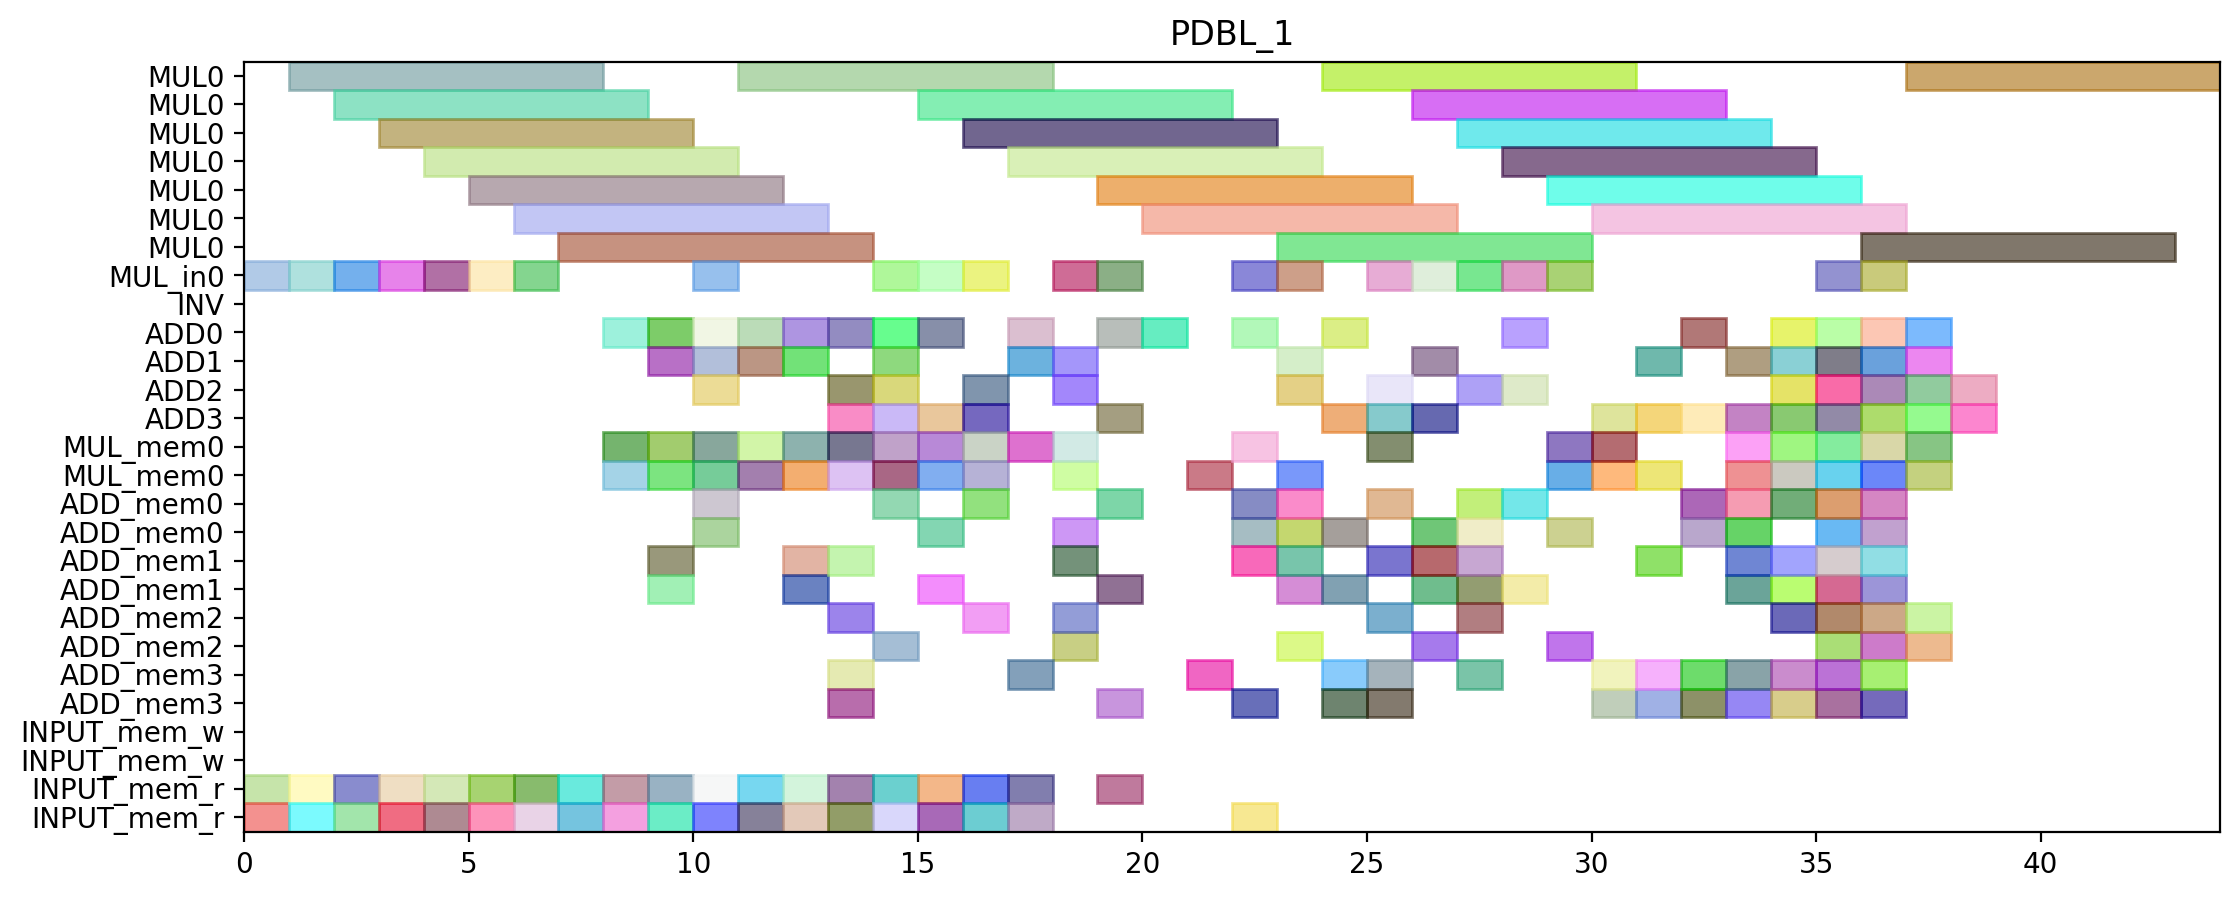

Source code (Python):
from pyschedule import Scenario, solvers, plotters, alt


def solve():
	horizon = 109
	S = Scenario("PDBL_1", horizon=horizon)

	# resource
	MUL = S.Resources('MUL', num=1, size=7)
	MUL_in = S.Resources('MUL_in', num=1)
	INV = S.Resource('INV')
	ADD = S.Resources('ADD', num=4, periods=range(1, horizon))
	MUL_mem = S.Resources('MUL_mem', num=1, size=2)
	ADD_mem = S.Resources('ADD_mem', num=4, size=2)
	INPUT_mem_w = S.Resource('INPUT_mem_w', size=2)
	INPUT_mem_r = S.Resource('INPUT_mem_r', size=2)

	# result of previous scheduling
	t10_t1_in = S.Task('t10_t1_in', length=1, delay_cost=1)
	S += t10_t1_in >= 0
	t10_t1_in += MUL_in[0]

	t10_t1_mem0 = S.Task('t10_t1_mem0', length=1, delay_cost=1)
	S += t10_t1_mem0 >= 0
	t10_t1_mem0 += INPUT_mem_r

	t10_t1_mem1 = S.Task('t10_t1_mem1', length=1, delay_cost=1)
	S += t10_t1_mem1 >= 0
	t10_t1_mem1 += INPUT_mem_r

	t10_t0_in = S.Task('t10_t0_in', length=1, delay_cost=1)
	S += t10_t0_in >= 1
	t10_t0_in += MUL_in[0]

	t10_t0_mem0 = S.Task('t10_t0_mem0', length=1, delay_cost=1)
	S += t10_t0_mem0 >= 1
	t10_t0_mem0 += INPUT_mem_r

	t10_t0_mem1 = S.Task('t10_t0_mem1', length=1, delay_cost=1)
	S += t10_t0_mem1 >= 1
	t10_t0_mem1 += INPUT_mem_r

	t10_t1 = S.Task('t10_t1', length=7, delay_cost=1)
	S += t10_t1 >= 1
	t10_t1 += MUL[0]

	t10_t0 = S.Task('t10_t0', length=7, delay_cost=1)
	S += t10_t0 >= 2
	t10_t0 += MUL[0]

	t1_t3_in = S.Task('t1_t3_in', length=1, delay_cost=1)
	S += t1_t3_in >= 2
	t1_t3_in += MUL_in[0]

	t1_t3_mem0 = S.Task('t1_t3_mem0', length=1, delay_cost=1)
	S += t1_t3_mem0 >= 2
	t1_t3_mem0 += INPUT_mem_r

	t1_t3_mem1 = S.Task('t1_t3_mem1', length=1, delay_cost=1)
	S += t1_t3_mem1 >= 2
	t1_t3_mem1 += INPUT_mem_r

	t1_t3 = S.Task('t1_t3', length=7, delay_cost=1)
	S += t1_t3 >= 3
	t1_t3 += MUL[0]

	t5_t1_in = S.Task('t5_t1_in', length=1, delay_cost=1)
	S += t5_t1_in >= 3
	t5_t1_in += MUL_in[0]

	t5_t1_mem0 = S.Task('t5_t1_mem0', length=1, delay_cost=1)
	S += t5_t1_mem0 >= 3
	t5_t1_mem0 += INPUT_mem_r

	t5_t1_mem1 = S.Task('t5_t1_mem1', length=1, delay_cost=1)
	S += t5_t1_mem1 >= 3
	t5_t1_mem1 += INPUT_mem_r

	t5_t1 = S.Task('t5_t1', length=7, delay_cost=1)
	S += t5_t1 >= 4
	t5_t1 += MUL[0]

	t7_t3_in = S.Task('t7_t3_in', length=1, delay_cost=1)
	S += t7_t3_in >= 4
	t7_t3_in += MUL_in[0]

	t7_t3_mem0 = S.Task('t7_t3_mem0', length=1, delay_cost=1)
	S += t7_t3_mem0 >= 4
	t7_t3_mem0 += INPUT_mem_r

	t7_t3_mem1 = S.Task('t7_t3_mem1', length=1, delay_cost=1)
	S += t7_t3_mem1 >= 4
	t7_t3_mem1 += INPUT_mem_r

	t5_t0_in = S.Task('t5_t0_in', length=1, delay_cost=1)
	S += t5_t0_in >= 5
	t5_t0_in += MUL_in[0]

	t5_t0_mem0 = S.Task('t5_t0_mem0', length=1, delay_cost=1)
	S += t5_t0_mem0 >= 5
	t5_t0_mem0 += INPUT_mem_r

	t5_t0_mem1 = S.Task('t5_t0_mem1', length=1, delay_cost=1)
	S += t5_t0_mem1 >= 5
	t5_t0_mem1 += INPUT_mem_r

	t7_t3 = S.Task('t7_t3', length=7, delay_cost=1)
	S += t7_t3 >= 5
	t7_t3 += MUL[0]

	t0_t3_in = S.Task('t0_t3_in', length=1, delay_cost=1)
	S += t0_t3_in >= 6
	t0_t3_in += MUL_in[0]

	t0_t3_mem0 = S.Task('t0_t3_mem0', length=1, delay_cost=1)
	S += t0_t3_mem0 >= 6
	t0_t3_mem0 += INPUT_mem_r

	t0_t3_mem1 = S.Task('t0_t3_mem1', length=1, delay_cost=1)
	S += t0_t3_mem1 >= 6
	t0_t3_mem1 += INPUT_mem_r

	t5_t0 = S.Task('t5_t0', length=7, delay_cost=1)
	S += t5_t0 >= 6
	t5_t0 += MUL[0]

	t0_t3 = S.Task('t0_t3', length=7, delay_cost=1)
	S += t0_t3 >= 7
	t0_t3 += MUL[0]

	t2_t2_mem0 = S.Task('t2_t2_mem0', length=1, delay_cost=1)
	S += t2_t2_mem0 >= 7
	t2_t2_mem0 += INPUT_mem_r

	t2_t2_mem1 = S.Task('t2_t2_mem1', length=1, delay_cost=1)
	S += t2_t2_mem1 >= 7
	t2_t2_mem1 += INPUT_mem_r

	t2_t2 = S.Task('t2_t2', length=1, delay_cost=1)
	S += t2_t2 >= 8
	t2_t2 += ADD[0]

	t5_t3_mem0 = S.Task('t5_t3_mem0', length=1, delay_cost=1)
	S += t5_t3_mem0 >= 8
	t5_t3_mem0 += INPUT_mem_r

	t5_t3_mem1 = S.Task('t5_t3_mem1', length=1, delay_cost=1)
	S += t5_t3_mem1 >= 8
	t5_t3_mem1 += INPUT_mem_r

	t5_t2_mem0 = S.Task('t5_t2_mem0', length=1, delay_cost=1)
	S += t5_t2_mem0 >= 9
	t5_t2_mem0 += INPUT_mem_r

	t5_t2_mem1 = S.Task('t5_t2_mem1', length=1, delay_cost=1)
	S += t5_t2_mem1 >= 9
	t5_t2_mem1 += INPUT_mem_r

	t5_t3 = S.Task('t5_t3', length=1, delay_cost=1)
	S += t5_t3 >= 9
	t5_t3 += ADD[0]

	t5_t2 = S.Task('t5_t2', length=1, delay_cost=1)
	S += t5_t2 >= 10
	t5_t2 += ADD[0]

	t7_t0_mem0 = S.Task('t7_t0_mem0', length=1, delay_cost=1)
	S += t7_t0_mem0 >= 10
	t7_t0_mem0 += INPUT_mem_r

	t7_t0_mem1 = S.Task('t7_t0_mem1', length=1, delay_cost=1)
	S += t7_t0_mem1 >= 10
	t7_t0_mem1 += INPUT_mem_r

	t1_t1_mem0 = S.Task('t1_t1_mem0', length=1, delay_cost=1)
	S += t1_t1_mem0 >= 11
	t1_t1_mem0 += INPUT_mem_r

	t1_t1_mem1 = S.Task('t1_t1_mem1', length=1, delay_cost=1)
	S += t1_t1_mem1 >= 11
	t1_t1_mem1 += INPUT_mem_r

	t7_t0 = S.Task('t7_t0', length=1, delay_cost=1)
	S += t7_t0 >= 11
	t7_t0 += ADD[1]

	t10_t2_mem0 = S.Task('t10_t2_mem0', length=1, delay_cost=1)
	S += t10_t2_mem0 >= 12
	t10_t2_mem0 += INPUT_mem_r

	t10_t2_mem1 = S.Task('t10_t2_mem1', length=1, delay_cost=1)
	S += t10_t2_mem1 >= 12
	t10_t2_mem1 += INPUT_mem_r

	t1_t1 = S.Task('t1_t1', length=1, delay_cost=1)
	S += t1_t1 >= 12
	t1_t1 += ADD[0]

	t10_t2 = S.Task('t10_t2', length=1, delay_cost=1)
	S += t10_t2 >= 13
	t10_t2 += ADD[0]

	t1_t0_mem0 = S.Task('t1_t0_mem0', length=1, delay_cost=1)
	S += t1_t0_mem0 >= 13
	t1_t0_mem0 += INPUT_mem_r

	t1_t0_mem1 = S.Task('t1_t0_mem1', length=1, delay_cost=1)
	S += t1_t0_mem1 >= 13
	t1_t0_mem1 += INPUT_mem_r

	t1_t0 = S.Task('t1_t0', length=1, delay_cost=1)
	S += t1_t0 >= 14
	t1_t0 += ADD[2]

	t7_t1_mem0 = S.Task('t7_t1_mem0', length=1, delay_cost=1)
	S += t7_t1_mem0 >= 14
	t7_t1_mem0 += INPUT_mem_r

	t7_t1_mem1 = S.Task('t7_t1_mem1', length=1, delay_cost=1)
	S += t7_t1_mem1 >= 14
	t7_t1_mem1 += INPUT_mem_r

	t10_t3_mem0 = S.Task('t10_t3_mem0', length=1, delay_cost=1)
	S += t10_t3_mem0 >= 15
	t10_t3_mem0 += INPUT_mem_r

	t10_t3_mem1 = S.Task('t10_t3_mem1', length=1, delay_cost=1)
	S += t10_t3_mem1 >= 15
	t10_t3_mem1 += INPUT_mem_r

	t7_t1 = S.Task('t7_t1', length=1, delay_cost=1)
	S += t7_t1 >= 15
	t7_t1 += ADD[0]

	t0_t0_mem0 = S.Task('t0_t0_mem0', length=1, delay_cost=1)
	S += t0_t0_mem0 >= 16
	t0_t0_mem0 += INPUT_mem_r

	t0_t0_mem1 = S.Task('t0_t0_mem1', length=1, delay_cost=1)
	S += t0_t0_mem1 >= 16
	t0_t0_mem1 += INPUT_mem_r

	t10_t3 = S.Task('t10_t3', length=1, delay_cost=1)
	S += t10_t3 >= 16
	t10_t3 += ADD[2]

	t0_t0 = S.Task('t0_t0', length=1, delay_cost=1)
	S += t0_t0 >= 17
	t0_t0 += ADD[0]

	t0_t1_mem0 = S.Task('t0_t1_mem0', length=1, delay_cost=1)
	S += t0_t1_mem0 >= 17
	t0_t1_mem0 += INPUT_mem_r

	t0_t1_mem1 = S.Task('t0_t1_mem1', length=1, delay_cost=1)
	S += t0_t1_mem1 >= 17
	t0_t1_mem1 += INPUT_mem_r

	t0_t1 = S.Task('t0_t1', length=1, delay_cost=1)
	S += t0_t1 >= 18
	t0_t1 += ADD[1]


	# new tasks
	t0_t2_in = S.Task('t0_t2_in', length=1, delay_cost=1)
	t0_t2_in += alt(MUL_in)
	t0_t2 = S.Task('t0_t2', length=7, delay_cost=1)
	t0_t2 += alt(MUL)
	S += t0_t2>=t0_t2_in

	t0_t2_mem0 = S.Task('t0_t2_mem0', length=1, delay_cost=1)
	t0_t2_mem0 += ADD_mem[0]
	S += 17<t0_t2_mem0
	S += t0_t2_mem0<=t0_t2

	t0_t2_mem1 = S.Task('t0_t2_mem1', length=1, delay_cost=1)
	t0_t2_mem1 += ADD_mem[1]
	S += 18<t0_t2_mem1
	S += t0_t2_mem1<=t0_t2

	t0_t5 = S.Task('t0_t5', length=1, delay_cost=1)
	t0_t5 += alt(ADD)

	t0_t5_mem0 = S.Task('t0_t5_mem0', length=1, delay_cost=1)
	t0_t5_mem0 += MUL_mem[0]
	S += 13<t0_t5_mem0
	S += t0_t5_mem0<=t0_t5

	t0_t5_mem1 = S.Task('t0_t5_mem1', length=1, delay_cost=1)
	t0_t5_mem1 += MUL_mem[0]
	S += 13<t0_t5_mem1
	S += t0_t5_mem1<=t0_t5

	t01 = S.Task('t01', length=1, delay_cost=1)
	t01 += alt(ADD)

	t01_mem0 = S.Task('t01_mem0', length=1, delay_cost=1)
	t01_mem0 += MUL_mem[0]
	S += 13<t01_mem0
	S += t01_mem0<=t01

	t01_mem1 = S.Task('t01_mem1', length=1, delay_cost=1)
	t01_mem1 += MUL_mem[0]
	S += 13<t01_mem1
	S += t01_mem1<=t01

	t1_t2_in = S.Task('t1_t2_in', length=1, delay_cost=1)
	t1_t2_in += alt(MUL_in)
	t1_t2 = S.Task('t1_t2', length=7, delay_cost=1)
	t1_t2 += alt(MUL)
	S += t1_t2>=t1_t2_in

	t1_t2_mem0 = S.Task('t1_t2_mem0', length=1, delay_cost=1)
	t1_t2_mem0 += ADD_mem[2]
	S += 14<t1_t2_mem0
	S += t1_t2_mem0<=t1_t2

	t1_t2_mem1 = S.Task('t1_t2_mem1', length=1, delay_cost=1)
	t1_t2_mem1 += ADD_mem[0]
	S += 12<t1_t2_mem1
	S += t1_t2_mem1<=t1_t2

	t1_t5 = S.Task('t1_t5', length=1, delay_cost=1)
	t1_t5 += alt(ADD)

	t1_t5_mem0 = S.Task('t1_t5_mem0', length=1, delay_cost=1)
	t1_t5_mem0 += MUL_mem[0]
	S += 9<t1_t5_mem0
	S += t1_t5_mem0<=t1_t5

	t1_t5_mem1 = S.Task('t1_t5_mem1', length=1, delay_cost=1)
	t1_t5_mem1 += MUL_mem[0]
	S += 9<t1_t5_mem1
	S += t1_t5_mem1<=t1_t5

	t11 = S.Task('t11', length=1, delay_cost=1)
	t11 += alt(ADD)

	t11_mem0 = S.Task('t11_mem0', length=1, delay_cost=1)
	t11_mem0 += MUL_mem[0]
	S += 9<t11_mem0
	S += t11_mem0<=t11

	t11_mem1 = S.Task('t11_mem1', length=1, delay_cost=1)
	t11_mem1 += MUL_mem[0]
	S += 9<t11_mem1
	S += t11_mem1<=t11

	t5_t4_in = S.Task('t5_t4_in', length=1, delay_cost=1)
	t5_t4_in += alt(MUL_in)
	t5_t4 = S.Task('t5_t4', length=7, delay_cost=1)
	t5_t4 += alt(MUL)
	S += t5_t4>=t5_t4_in

	t5_t4_mem0 = S.Task('t5_t4_mem0', length=1, delay_cost=1)
	t5_t4_mem0 += ADD_mem[0]
	S += 10<t5_t4_mem0
	S += t5_t4_mem0<=t5_t4

	t5_t4_mem1 = S.Task('t5_t4_mem1', length=1, delay_cost=1)
	t5_t4_mem1 += ADD_mem[0]
	S += 9<t5_t4_mem1
	S += t5_t4_mem1<=t5_t4

	t50 = S.Task('t50', length=1, delay_cost=1)
	t50 += alt(ADD)

	t50_mem0 = S.Task('t50_mem0', length=1, delay_cost=1)
	t50_mem0 += MUL_mem[0]
	S += 12<t50_mem0
	S += t50_mem0<=t50

	t50_mem1 = S.Task('t50_mem1', length=1, delay_cost=1)
	t50_mem1 += MUL_mem[0]
	S += 10<t50_mem1
	S += t50_mem1<=t50

	t5_t5 = S.Task('t5_t5', length=1, delay_cost=1)
	t5_t5 += alt(ADD)

	t5_t5_mem0 = S.Task('t5_t5_mem0', length=1, delay_cost=1)
	t5_t5_mem0 += MUL_mem[0]
	S += 12<t5_t5_mem0
	S += t5_t5_mem0<=t5_t5

	t5_t5_mem1 = S.Task('t5_t5_mem1', length=1, delay_cost=1)
	t5_t5_mem1 += MUL_mem[0]
	S += 10<t5_t5_mem1
	S += t5_t5_mem1<=t5_t5

	t7_t2_in = S.Task('t7_t2_in', length=1, delay_cost=1)
	t7_t2_in += alt(MUL_in)
	t7_t2 = S.Task('t7_t2', length=7, delay_cost=1)
	t7_t2 += alt(MUL)
	S += t7_t2>=t7_t2_in

	t7_t2_mem0 = S.Task('t7_t2_mem0', length=1, delay_cost=1)
	t7_t2_mem0 += ADD_mem[1]
	S += 11<t7_t2_mem0
	S += t7_t2_mem0<=t7_t2

	t7_t2_mem1 = S.Task('t7_t2_mem1', length=1, delay_cost=1)
	t7_t2_mem1 += ADD_mem[0]
	S += 15<t7_t2_mem1
	S += t7_t2_mem1<=t7_t2

	t7_t5 = S.Task('t7_t5', length=1, delay_cost=1)
	t7_t5 += alt(ADD)

	t7_t5_mem0 = S.Task('t7_t5_mem0', length=1, delay_cost=1)
	t7_t5_mem0 += MUL_mem[0]
	S += 11<t7_t5_mem0
	S += t7_t5_mem0<=t7_t5

	t7_t5_mem1 = S.Task('t7_t5_mem1', length=1, delay_cost=1)
	t7_t5_mem1 += MUL_mem[0]
	S += 11<t7_t5_mem1
	S += t7_t5_mem1<=t7_t5

	t71 = S.Task('t71', length=1, delay_cost=1)
	t71 += alt(ADD)

	t71_mem0 = S.Task('t71_mem0', length=1, delay_cost=1)
	t71_mem0 += MUL_mem[0]
	S += 11<t71_mem0
	S += t71_mem0<=t71

	t71_mem1 = S.Task('t71_mem1', length=1, delay_cost=1)
	t71_mem1 += MUL_mem[0]
	S += 11<t71_mem1
	S += t71_mem1<=t71

	t10_t4_in = S.Task('t10_t4_in', length=1, delay_cost=1)
	t10_t4_in += alt(MUL_in)
	t10_t4 = S.Task('t10_t4', length=7, delay_cost=1)
	t10_t4 += alt(MUL)
	S += t10_t4>=t10_t4_in

	t10_t4_mem0 = S.Task('t10_t4_mem0', length=1, delay_cost=1)
	t10_t4_mem0 += ADD_mem[0]
	S += 13<t10_t4_mem0
	S += t10_t4_mem0<=t10_t4

	t10_t4_mem1 = S.Task('t10_t4_mem1', length=1, delay_cost=1)
	t10_t4_mem1 += ADD_mem[2]
	S += 16<t10_t4_mem1
	S += t10_t4_mem1<=t10_t4

	t100 = S.Task('t100', length=1, delay_cost=1)
	t100 += alt(ADD)

	t100_mem0 = S.Task('t100_mem0', length=1, delay_cost=1)
	t100_mem0 += MUL_mem[0]
	S += 8<t100_mem0
	S += t100_mem0<=t100

	t100_mem1 = S.Task('t100_mem1', length=1, delay_cost=1)
	t100_mem1 += MUL_mem[0]
	S += 7<t100_mem1
	S += t100_mem1<=t100

	t10_t5 = S.Task('t10_t5', length=1, delay_cost=1)
	t10_t5 += alt(ADD)

	t10_t5_mem0 = S.Task('t10_t5_mem0', length=1, delay_cost=1)
	t10_t5_mem0 += MUL_mem[0]
	S += 8<t10_t5_mem0
	S += t10_t5_mem0<=t10_t5

	t10_t5_mem1 = S.Task('t10_t5_mem1', length=1, delay_cost=1)
	t10_t5_mem1 += MUL_mem[0]
	S += 7<t10_t5_mem1
	S += t10_t5_mem1<=t10_t5

	t00 = S.Task('t00', length=1, delay_cost=1)
	t00 += alt(ADD)

	t00_mem0 = S.Task('t00_mem0', length=1, delay_cost=1)
	t00_mem0 += alt(MUL_mem)
	S += (t0_t2*MUL[0])-1<t00_mem0*MUL_mem[0]
	S += t00_mem0<=t00

	t00_mem1 = S.Task('t00_mem1', length=1, delay_cost=1)
	t00_mem1 += alt(ADD_mem)
	S += (t0_t5*ADD[0])-1<t00_mem1*ADD_mem[0]
	S += (t0_t5*ADD[1])-1<t00_mem1*ADD_mem[1]
	S += (t0_t5*ADD[2])-1<t00_mem1*ADD_mem[2]
	S += (t0_t5*ADD[3])-1<t00_mem1*ADD_mem[3]
	S += t00_mem1<=t00

	t10 = S.Task('t10', length=1, delay_cost=1)
	t10 += alt(ADD)

	t10_mem0 = S.Task('t10_mem0', length=1, delay_cost=1)
	t10_mem0 += alt(MUL_mem)
	S += (t1_t2*MUL[0])-1<t10_mem0*MUL_mem[0]
	S += t10_mem0<=t10

	t10_mem1 = S.Task('t10_mem1', length=1, delay_cost=1)
	t10_mem1 += alt(ADD_mem)
	S += (t1_t5*ADD[0])-1<t10_mem1*ADD_mem[0]
	S += (t1_t5*ADD[1])-1<t10_mem1*ADD_mem[1]
	S += (t1_t5*ADD[2])-1<t10_mem1*ADD_mem[2]
	S += (t1_t5*ADD[3])-1<t10_mem1*ADD_mem[3]
	S += t10_mem1<=t10

	t2_t1_in = S.Task('t2_t1_in', length=1, delay_cost=1)
	t2_t1_in += alt(MUL_in)
	t2_t1 = S.Task('t2_t1', length=7, delay_cost=1)
	t2_t1 += alt(MUL)
	S += t2_t1>=t2_t1_in

	t2_t1_mem0 = S.Task('t2_t1_mem0', length=1, delay_cost=1)
	t2_t1_mem0 += INPUT_mem_r
	S += t2_t1_mem0<=t2_t1

	t2_t1_mem1 = S.Task('t2_t1_mem1', length=1, delay_cost=1)
	t2_t1_mem1 += alt(ADD_mem)
	S += (t11*ADD[0])-1<t2_t1_mem1*ADD_mem[0]
	S += (t11*ADD[1])-1<t2_t1_mem1*ADD_mem[1]
	S += (t11*ADD[2])-1<t2_t1_mem1*ADD_mem[2]
	S += (t11*ADD[3])-1<t2_t1_mem1*ADD_mem[3]
	S += t2_t1_mem1<=t2_t1

	t51 = S.Task('t51', length=1, delay_cost=1)
	t51 += alt(ADD)

	t51_mem0 = S.Task('t51_mem0', length=1, delay_cost=1)
	t51_mem0 += alt(MUL_mem)
	S += (t5_t4*MUL[0])-1<t51_mem0*MUL_mem[0]
	S += t51_mem0<=t51

	t51_mem1 = S.Task('t51_mem1', length=1, delay_cost=1)
	t51_mem1 += alt(ADD_mem)
	S += (t5_t5*ADD[0])-1<t51_mem1*ADD_mem[0]
	S += (t5_t5*ADD[1])-1<t51_mem1*ADD_mem[1]
	S += (t5_t5*ADD[2])-1<t51_mem1*ADD_mem[2]
	S += (t5_t5*ADD[3])-1<t51_mem1*ADD_mem[3]
	S += t51_mem1<=t51

	t60 = S.Task('t60', length=1, delay_cost=1)
	t60 += alt(ADD)

	t60_mem0 = S.Task('t60_mem0', length=1, delay_cost=1)
	t60_mem0 += alt(ADD_mem)
	S += (t50*ADD[0])-1<t60_mem0*ADD_mem[0]
	S += (t50*ADD[1])-1<t60_mem0*ADD_mem[1]
	S += (t50*ADD[2])-1<t60_mem0*ADD_mem[2]
	S += (t50*ADD[3])-1<t60_mem0*ADD_mem[3]
	S += t60_mem0<=t60

	t60_mem1 = S.Task('t60_mem1', length=1, delay_cost=1)
	t60_mem1 += alt(ADD_mem)
	S += (t50*ADD[0])-1<t60_mem1*ADD_mem[0]
	S += (t50*ADD[1])-1<t60_mem1*ADD_mem[1]
	S += (t50*ADD[2])-1<t60_mem1*ADD_mem[2]
	S += (t50*ADD[3])-1<t60_mem1*ADD_mem[3]
	S += t60_mem1<=t60

	t70 = S.Task('t70', length=1, delay_cost=1)
	t70 += alt(ADD)

	t70_mem0 = S.Task('t70_mem0', length=1, delay_cost=1)
	t70_mem0 += alt(MUL_mem)
	S += (t7_t2*MUL[0])-1<t70_mem0*MUL_mem[0]
	S += t70_mem0<=t70

	t70_mem1 = S.Task('t70_mem1', length=1, delay_cost=1)
	t70_mem1 += alt(ADD_mem)
	S += (t7_t5*ADD[0])-1<t70_mem1*ADD_mem[0]
	S += (t7_t5*ADD[1])-1<t70_mem1*ADD_mem[1]
	S += (t7_t5*ADD[2])-1<t70_mem1*ADD_mem[2]
	S += (t7_t5*ADD[3])-1<t70_mem1*ADD_mem[3]
	S += t70_mem1<=t70

	t81 = S.Task('t81', length=1, delay_cost=1)
	t81 += alt(ADD)

	t81_mem0 = S.Task('t81_mem0', length=1, delay_cost=1)
	t81_mem0 += alt(ADD_mem)
	S += (t71*ADD[0])-1<t81_mem0*ADD_mem[0]
	S += (t71*ADD[1])-1<t81_mem0*ADD_mem[1]
	S += (t71*ADD[2])-1<t81_mem0*ADD_mem[2]
	S += (t71*ADD[3])-1<t81_mem0*ADD_mem[3]
	S += t81_mem0<=t81

	t81_mem1 = S.Task('t81_mem1', length=1, delay_cost=1)
	t81_mem1 += alt(ADD_mem)
	S += (t71*ADD[0])-1<t81_mem1*ADD_mem[0]
	S += (t71*ADD[1])-1<t81_mem1*ADD_mem[1]
	S += (t71*ADD[2])-1<t81_mem1*ADD_mem[2]
	S += (t71*ADD[3])-1<t81_mem1*ADD_mem[3]
	S += t81_mem1<=t81

	t101 = S.Task('t101', length=1, delay_cost=1)
	t101 += alt(ADD)

	t101_mem0 = S.Task('t101_mem0', length=1, delay_cost=1)
	t101_mem0 += alt(MUL_mem)
	S += (t10_t4*MUL[0])-1<t101_mem0*MUL_mem[0]
	S += t101_mem0<=t101

	t101_mem1 = S.Task('t101_mem1', length=1, delay_cost=1)
	t101_mem1 += alt(ADD_mem)
	S += (t10_t5*ADD[0])-1<t101_mem1*ADD_mem[0]
	S += (t10_t5*ADD[1])-1<t101_mem1*ADD_mem[1]
	S += (t10_t5*ADD[2])-1<t101_mem1*ADD_mem[2]
	S += (t10_t5*ADD[3])-1<t101_mem1*ADD_mem[3]
	S += t101_mem1<=t101

	t110 = S.Task('t110', length=1, delay_cost=1)
	t110 += alt(ADD)

	t110_mem0 = S.Task('t110_mem0', length=1, delay_cost=1)
	t110_mem0 += alt(ADD_mem)
	S += (t100*ADD[0])-1<t110_mem0*ADD_mem[0]
	S += (t100*ADD[1])-1<t110_mem0*ADD_mem[1]
	S += (t100*ADD[2])-1<t110_mem0*ADD_mem[2]
	S += (t100*ADD[3])-1<t110_mem0*ADD_mem[3]
	S += t110_mem0<=t110

	t110_mem1 = S.Task('t110_mem1', length=1, delay_cost=1)
	t110_mem1 += alt(ADD_mem)
	S += (t100*ADD[0])-1<t110_mem1*ADD_mem[0]
	S += (t100*ADD[1])-1<t110_mem1*ADD_mem[1]
	S += (t100*ADD[2])-1<t110_mem1*ADD_mem[2]
	S += (t100*ADD[3])-1<t110_mem1*ADD_mem[3]
	S += t110_mem1<=t110

	t2_t0_in = S.Task('t2_t0_in', length=1, delay_cost=1)
	t2_t0_in += alt(MUL_in)
	t2_t0 = S.Task('t2_t0', length=7, delay_cost=1)
	t2_t0 += alt(MUL)
	S += t2_t0>=t2_t0_in

	t2_t0_mem0 = S.Task('t2_t0_mem0', length=1, delay_cost=1)
	t2_t0_mem0 += INPUT_mem_r
	S += t2_t0_mem0<=t2_t0

	t2_t0_mem1 = S.Task('t2_t0_mem1', length=1, delay_cost=1)
	t2_t0_mem1 += alt(ADD_mem)
	S += (t10*ADD[0])-1<t2_t0_mem1*ADD_mem[0]
	S += (t10*ADD[1])-1<t2_t0_mem1*ADD_mem[1]
	S += (t10*ADD[2])-1<t2_t0_mem1*ADD_mem[2]
	S += (t10*ADD[3])-1<t2_t0_mem1*ADD_mem[3]
	S += t2_t0_mem1<=t2_t0

	t2_t3 = S.Task('t2_t3', length=1, delay_cost=1)
	t2_t3 += alt(ADD)

	t2_t3_mem0 = S.Task('t2_t3_mem0', length=1, delay_cost=1)
	t2_t3_mem0 += alt(ADD_mem)
	S += (t10*ADD[0])-1<t2_t3_mem0*ADD_mem[0]
	S += (t10*ADD[1])-1<t2_t3_mem0*ADD_mem[1]
	S += (t10*ADD[2])-1<t2_t3_mem0*ADD_mem[2]
	S += (t10*ADD[3])-1<t2_t3_mem0*ADD_mem[3]
	S += t2_t3_mem0<=t2_t3

	t2_t3_mem1 = S.Task('t2_t3_mem1', length=1, delay_cost=1)
	t2_t3_mem1 += alt(ADD_mem)
	S += (t11*ADD[0])-1<t2_t3_mem1*ADD_mem[0]
	S += (t11*ADD[1])-1<t2_t3_mem1*ADD_mem[1]
	S += (t11*ADD[2])-1<t2_t3_mem1*ADD_mem[2]
	S += (t11*ADD[3])-1<t2_t3_mem1*ADD_mem[3]
	S += t2_t3_mem1<=t2_t3

	t61 = S.Task('t61', length=1, delay_cost=1)
	t61 += alt(ADD)

	t61_mem0 = S.Task('t61_mem0', length=1, delay_cost=1)
	t61_mem0 += alt(ADD_mem)
	S += (t51*ADD[0])-1<t61_mem0*ADD_mem[0]
	S += (t51*ADD[1])-1<t61_mem0*ADD_mem[1]
	S += (t51*ADD[2])-1<t61_mem0*ADD_mem[2]
	S += (t51*ADD[3])-1<t61_mem0*ADD_mem[3]
	S += t61_mem0<=t61

	t61_mem1 = S.Task('t61_mem1', length=1, delay_cost=1)
	t61_mem1 += alt(ADD_mem)
	S += (t51*ADD[0])-1<t61_mem1*ADD_mem[0]
	S += (t51*ADD[1])-1<t61_mem1*ADD_mem[1]
	S += (t51*ADD[2])-1<t61_mem1*ADD_mem[2]
	S += (t51*ADD[3])-1<t61_mem1*ADD_mem[3]
	S += t61_mem1<=t61

	t80 = S.Task('t80', length=1, delay_cost=1)
	t80 += alt(ADD)

	t80_mem0 = S.Task('t80_mem0', length=1, delay_cost=1)
	t80_mem0 += alt(ADD_mem)
	S += (t70*ADD[0])-1<t80_mem0*ADD_mem[0]
	S += (t70*ADD[1])-1<t80_mem0*ADD_mem[1]
	S += (t70*ADD[2])-1<t80_mem0*ADD_mem[2]
	S += (t70*ADD[3])-1<t80_mem0*ADD_mem[3]
	S += t80_mem0<=t80

	t80_mem1 = S.Task('t80_mem1', length=1, delay_cost=1)
	t80_mem1 += alt(ADD_mem)
	S += (t70*ADD[0])-1<t80_mem1*ADD_mem[0]
	S += (t70*ADD[1])-1<t80_mem1*ADD_mem[1]
	S += (t70*ADD[2])-1<t80_mem1*ADD_mem[2]
	S += (t70*ADD[3])-1<t80_mem1*ADD_mem[3]
	S += t80_mem1<=t80

	t91 = S.Task('t91', length=1, delay_cost=1)
	t91 += alt(ADD)

	t91_mem0 = S.Task('t91_mem0', length=1, delay_cost=1)
	t91_mem0 += alt(ADD_mem)
	S += (t81*ADD[0])-1<t91_mem0*ADD_mem[0]
	S += (t81*ADD[1])-1<t91_mem0*ADD_mem[1]
	S += (t81*ADD[2])-1<t91_mem0*ADD_mem[2]
	S += (t81*ADD[3])-1<t91_mem0*ADD_mem[3]
	S += t91_mem0<=t91

	t91_mem1 = S.Task('t91_mem1', length=1, delay_cost=1)
	t91_mem1 += alt(ADD_mem)
	S += (t71*ADD[0])-1<t91_mem1*ADD_mem[0]
	S += (t71*ADD[1])-1<t91_mem1*ADD_mem[1]
	S += (t71*ADD[2])-1<t91_mem1*ADD_mem[2]
	S += (t71*ADD[3])-1<t91_mem1*ADD_mem[3]
	S += t91_mem1<=t91

	t111 = S.Task('t111', length=1, delay_cost=1)
	t111 += alt(ADD)

	t111_mem0 = S.Task('t111_mem0', length=1, delay_cost=1)
	t111_mem0 += alt(ADD_mem)
	S += (t101*ADD[0])-1<t111_mem0*ADD_mem[0]
	S += (t101*ADD[1])-1<t111_mem0*ADD_mem[1]
	S += (t101*ADD[2])-1<t111_mem0*ADD_mem[2]
	S += (t101*ADD[3])-1<t111_mem0*ADD_mem[3]
	S += t111_mem0<=t111

	t111_mem1 = S.Task('t111_mem1', length=1, delay_cost=1)
	t111_mem1 += alt(ADD_mem)
	S += (t101*ADD[0])-1<t111_mem1*ADD_mem[0]
	S += (t101*ADD[1])-1<t111_mem1*ADD_mem[1]
	S += (t101*ADD[2])-1<t111_mem1*ADD_mem[2]
	S += (t101*ADD[3])-1<t111_mem1*ADD_mem[3]
	S += t111_mem1<=t111

	t12_t0_in = S.Task('t12_t0_in', length=1, delay_cost=1)
	t12_t0_in += alt(MUL_in)
	t12_t0 = S.Task('t12_t0', length=7, delay_cost=1)
	t12_t0 += alt(MUL)
	S += t12_t0>=t12_t0_in

	t12_t0_mem0 = S.Task('t12_t0_mem0', length=1, delay_cost=1)
	t12_t0_mem0 += alt(ADD_mem)
	S += (t00*ADD[0])-1<t12_t0_mem0*ADD_mem[0]
	S += (t00*ADD[1])-1<t12_t0_mem0*ADD_mem[1]
	S += (t00*ADD[2])-1<t12_t0_mem0*ADD_mem[2]
	S += (t00*ADD[3])-1<t12_t0_mem0*ADD_mem[3]
	S += t12_t0_mem0<=t12_t0

	t12_t0_mem1 = S.Task('t12_t0_mem1', length=1, delay_cost=1)
	t12_t0_mem1 += alt(ADD_mem)
	S += (t110*ADD[0])-1<t12_t0_mem1*ADD_mem[0]
	S += (t110*ADD[1])-1<t12_t0_mem1*ADD_mem[1]
	S += (t110*ADD[2])-1<t12_t0_mem1*ADD_mem[2]
	S += (t110*ADD[3])-1<t12_t0_mem1*ADD_mem[3]
	S += t12_t0_mem1<=t12_t0

	t12_t2 = S.Task('t12_t2', length=1, delay_cost=1)
	t12_t2 += alt(ADD)

	t12_t2_mem0 = S.Task('t12_t2_mem0', length=1, delay_cost=1)
	t12_t2_mem0 += alt(ADD_mem)
	S += (t00*ADD[0])-1<t12_t2_mem0*ADD_mem[0]
	S += (t00*ADD[1])-1<t12_t2_mem0*ADD_mem[1]
	S += (t00*ADD[2])-1<t12_t2_mem0*ADD_mem[2]
	S += (t00*ADD[3])-1<t12_t2_mem0*ADD_mem[3]
	S += t12_t2_mem0<=t12_t2

	t12_t2_mem1 = S.Task('t12_t2_mem1', length=1, delay_cost=1)
	t12_t2_mem1 += alt(ADD_mem)
	S += (t01*ADD[0])-1<t12_t2_mem1*ADD_mem[0]
	S += (t01*ADD[1])-1<t12_t2_mem1*ADD_mem[1]
	S += (t01*ADD[2])-1<t12_t2_mem1*ADD_mem[2]
	S += (t01*ADD[3])-1<t12_t2_mem1*ADD_mem[3]
	S += t12_t2_mem1<=t12_t2

	t18_t0 = S.Task('t18_t0', length=1, delay_cost=1)
	t18_t0 += alt(ADD)

	t18_t0_mem0 = S.Task('t18_t0_mem0', length=1, delay_cost=1)
	t18_t0_mem0 += alt(ADD_mem)
	S += (t00*ADD[0])-1<t18_t0_mem0*ADD_mem[0]
	S += (t00*ADD[1])-1<t18_t0_mem0*ADD_mem[1]
	S += (t00*ADD[2])-1<t18_t0_mem0*ADD_mem[2]
	S += (t00*ADD[3])-1<t18_t0_mem0*ADD_mem[3]
	S += t18_t0_mem0<=t18_t0

	t18_t0_mem1 = S.Task('t18_t0_mem1', length=1, delay_cost=1)
	t18_t0_mem1 += alt(ADD_mem)
	S += (t01*ADD[0])-1<t18_t0_mem1*ADD_mem[0]
	S += (t01*ADD[1])-1<t18_t0_mem1*ADD_mem[1]
	S += (t01*ADD[2])-1<t18_t0_mem1*ADD_mem[2]
	S += (t01*ADD[3])-1<t18_t0_mem1*ADD_mem[3]
	S += t18_t0_mem1<=t18_t0

	t18_t1 = S.Task('t18_t1', length=1, delay_cost=1)
	t18_t1 += alt(ADD)

	t18_t1_mem0 = S.Task('t18_t1_mem0', length=1, delay_cost=1)
	t18_t1_mem0 += alt(ADD_mem)
	S += (t00*ADD[0])-1<t18_t1_mem0*ADD_mem[0]
	S += (t00*ADD[1])-1<t18_t1_mem0*ADD_mem[1]
	S += (t00*ADD[2])-1<t18_t1_mem0*ADD_mem[2]
	S += (t00*ADD[3])-1<t18_t1_mem0*ADD_mem[3]
	S += t18_t1_mem0<=t18_t1

	t18_t1_mem1 = S.Task('t18_t1_mem1', length=1, delay_cost=1)
	t18_t1_mem1 += alt(ADD_mem)
	S += (t01*ADD[0])-1<t18_t1_mem1*ADD_mem[0]
	S += (t01*ADD[1])-1<t18_t1_mem1*ADD_mem[1]
	S += (t01*ADD[2])-1<t18_t1_mem1*ADD_mem[2]
	S += (t01*ADD[3])-1<t18_t1_mem1*ADD_mem[3]
	S += t18_t1_mem1<=t18_t1

	t18_t3_in = S.Task('t18_t3_in', length=1, delay_cost=1)
	t18_t3_in += alt(MUL_in)
	t18_t3 = S.Task('t18_t3', length=7, delay_cost=1)
	t18_t3 += alt(MUL)
	S += t18_t3>=t18_t3_in

	t18_t3_mem0 = S.Task('t18_t3_mem0', length=1, delay_cost=1)
	t18_t3_mem0 += alt(ADD_mem)
	S += (t00*ADD[0])-1<t18_t3_mem0*ADD_mem[0]
	S += (t00*ADD[1])-1<t18_t3_mem0*ADD_mem[1]
	S += (t00*ADD[2])-1<t18_t3_mem0*ADD_mem[2]
	S += (t00*ADD[3])-1<t18_t3_mem0*ADD_mem[3]
	S += t18_t3_mem0<=t18_t3

	t18_t3_mem1 = S.Task('t18_t3_mem1', length=1, delay_cost=1)
	t18_t3_mem1 += alt(ADD_mem)
	S += (t01*ADD[0])-1<t18_t3_mem1*ADD_mem[0]
	S += (t01*ADD[1])-1<t18_t3_mem1*ADD_mem[1]
	S += (t01*ADD[2])-1<t18_t3_mem1*ADD_mem[2]
	S += (t01*ADD[3])-1<t18_t3_mem1*ADD_mem[3]
	S += t18_t3_mem1<=t18_t3

	t2_t4_in = S.Task('t2_t4_in', length=1, delay_cost=1)
	t2_t4_in += alt(MUL_in)
	t2_t4 = S.Task('t2_t4', length=7, delay_cost=1)
	t2_t4 += alt(MUL)
	S += t2_t4>=t2_t4_in

	t2_t4_mem0 = S.Task('t2_t4_mem0', length=1, delay_cost=1)
	t2_t4_mem0 += ADD_mem[0]
	S += 8<t2_t4_mem0
	S += t2_t4_mem0<=t2_t4

	t2_t4_mem1 = S.Task('t2_t4_mem1', length=1, delay_cost=1)
	t2_t4_mem1 += alt(ADD_mem)
	S += (t2_t3*ADD[0])-1<t2_t4_mem1*ADD_mem[0]
	S += (t2_t3*ADD[1])-1<t2_t4_mem1*ADD_mem[1]
	S += (t2_t3*ADD[2])-1<t2_t4_mem1*ADD_mem[2]
	S += (t2_t3*ADD[3])-1<t2_t4_mem1*ADD_mem[3]
	S += t2_t4_mem1<=t2_t4

	t20 = S.Task('t20', length=1, delay_cost=1)
	t20 += alt(ADD)

	t20_mem0 = S.Task('t20_mem0', length=1, delay_cost=1)
	t20_mem0 += alt(MUL_mem)
	S += (t2_t0*MUL[0])-1<t20_mem0*MUL_mem[0]
	S += t20_mem0<=t20

	t20_mem1 = S.Task('t20_mem1', length=1, delay_cost=1)
	t20_mem1 += alt(MUL_mem)
	S += (t2_t1*MUL[0])-1<t20_mem1*MUL_mem[0]
	S += t20_mem1<=t20

	t2_t5 = S.Task('t2_t5', length=1, delay_cost=1)
	t2_t5 += alt(ADD)

	t2_t5_mem0 = S.Task('t2_t5_mem0', length=1, delay_cost=1)
	t2_t5_mem0 += alt(MUL_mem)
	S += (t2_t0*MUL[0])-1<t2_t5_mem0*MUL_mem[0]
	S += t2_t5_mem0<=t2_t5

	t2_t5_mem1 = S.Task('t2_t5_mem1', length=1, delay_cost=1)
	t2_t5_mem1 += alt(MUL_mem)
	S += (t2_t1*MUL[0])-1<t2_t5_mem1*MUL_mem[0]
	S += t2_t5_mem1<=t2_t5

	t90 = S.Task('t90', length=1, delay_cost=1)
	t90 += alt(ADD)

	t90_mem0 = S.Task('t90_mem0', length=1, delay_cost=1)
	t90_mem0 += alt(ADD_mem)
	S += (t80*ADD[0])-1<t90_mem0*ADD_mem[0]
	S += (t80*ADD[1])-1<t90_mem0*ADD_mem[1]
	S += (t80*ADD[2])-1<t90_mem0*ADD_mem[2]
	S += (t80*ADD[3])-1<t90_mem0*ADD_mem[3]
	S += t90_mem0<=t90

	t90_mem1 = S.Task('t90_mem1', length=1, delay_cost=1)
	t90_mem1 += alt(ADD_mem)
	S += (t70*ADD[0])-1<t90_mem1*ADD_mem[0]
	S += (t70*ADD[1])-1<t90_mem1*ADD_mem[1]
	S += (t70*ADD[2])-1<t90_mem1*ADD_mem[2]
	S += (t70*ADD[3])-1<t90_mem1*ADD_mem[3]
	S += t90_mem1<=t90

	t12_t1_in = S.Task('t12_t1_in', length=1, delay_cost=1)
	t12_t1_in += alt(MUL_in)
	t12_t1 = S.Task('t12_t1', length=7, delay_cost=1)
	t12_t1 += alt(MUL)
	S += t12_t1>=t12_t1_in

	t12_t1_mem0 = S.Task('t12_t1_mem0', length=1, delay_cost=1)
	t12_t1_mem0 += alt(ADD_mem)
	S += (t01*ADD[0])-1<t12_t1_mem0*ADD_mem[0]
	S += (t01*ADD[1])-1<t12_t1_mem0*ADD_mem[1]
	S += (t01*ADD[2])-1<t12_t1_mem0*ADD_mem[2]
	S += (t01*ADD[3])-1<t12_t1_mem0*ADD_mem[3]
	S += t12_t1_mem0<=t12_t1

	t12_t1_mem1 = S.Task('t12_t1_mem1', length=1, delay_cost=1)
	t12_t1_mem1 += alt(ADD_mem)
	S += (t111*ADD[0])-1<t12_t1_mem1*ADD_mem[0]
	S += (t111*ADD[1])-1<t12_t1_mem1*ADD_mem[1]
	S += (t111*ADD[2])-1<t12_t1_mem1*ADD_mem[2]
	S += (t111*ADD[3])-1<t12_t1_mem1*ADD_mem[3]
	S += t12_t1_mem1<=t12_t1

	t12_t3 = S.Task('t12_t3', length=1, delay_cost=1)
	t12_t3 += alt(ADD)

	t12_t3_mem0 = S.Task('t12_t3_mem0', length=1, delay_cost=1)
	t12_t3_mem0 += alt(ADD_mem)
	S += (t110*ADD[0])-1<t12_t3_mem0*ADD_mem[0]
	S += (t110*ADD[1])-1<t12_t3_mem0*ADD_mem[1]
	S += (t110*ADD[2])-1<t12_t3_mem0*ADD_mem[2]
	S += (t110*ADD[3])-1<t12_t3_mem0*ADD_mem[3]
	S += t12_t3_mem0<=t12_t3

	t12_t3_mem1 = S.Task('t12_t3_mem1', length=1, delay_cost=1)
	t12_t3_mem1 += alt(ADD_mem)
	S += (t111*ADD[0])-1<t12_t3_mem1*ADD_mem[0]
	S += (t111*ADD[1])-1<t12_t3_mem1*ADD_mem[1]
	S += (t111*ADD[2])-1<t12_t3_mem1*ADD_mem[2]
	S += (t111*ADD[3])-1<t12_t3_mem1*ADD_mem[3]
	S += t12_t3_mem1<=t12_t3

	new_TX_t3 = S.Task('new_TX_t3', length=1, delay_cost=1)
	new_TX_t3 += alt(ADD)

	new_TX_t3_mem0 = S.Task('new_TX_t3_mem0', length=1, delay_cost=1)
	new_TX_t3_mem0 += alt(ADD_mem)
	S += (t60*ADD[0])-1<new_TX_t3_mem0*ADD_mem[0]
	S += (t60*ADD[1])-1<new_TX_t3_mem0*ADD_mem[1]
	S += (t60*ADD[2])-1<new_TX_t3_mem0*ADD_mem[2]
	S += (t60*ADD[3])-1<new_TX_t3_mem0*ADD_mem[3]
	S += new_TX_t3_mem0<=new_TX_t3

	new_TX_t3_mem1 = S.Task('new_TX_t3_mem1', length=1, delay_cost=1)
	new_TX_t3_mem1 += alt(ADD_mem)
	S += (t61*ADD[0])-1<new_TX_t3_mem1*ADD_mem[0]
	S += (t61*ADD[1])-1<new_TX_t3_mem1*ADD_mem[1]
	S += (t61*ADD[2])-1<new_TX_t3_mem1*ADD_mem[2]
	S += (t61*ADD[3])-1<new_TX_t3_mem1*ADD_mem[3]
	S += new_TX_t3_mem1<=new_TX_t3

	t18_t2_in = S.Task('t18_t2_in', length=1, delay_cost=1)
	t18_t2_in += alt(MUL_in)
	t18_t2 = S.Task('t18_t2', length=7, delay_cost=1)
	t18_t2 += alt(MUL)
	S += t18_t2>=t18_t2_in

	t18_t2_mem0 = S.Task('t18_t2_mem0', length=1, delay_cost=1)
	t18_t2_mem0 += alt(ADD_mem)
	S += (t18_t0*ADD[0])-1<t18_t2_mem0*ADD_mem[0]
	S += (t18_t0*ADD[1])-1<t18_t2_mem0*ADD_mem[1]
	S += (t18_t0*ADD[2])-1<t18_t2_mem0*ADD_mem[2]
	S += (t18_t0*ADD[3])-1<t18_t2_mem0*ADD_mem[3]
	S += t18_t2_mem0<=t18_t2

	t18_t2_mem1 = S.Task('t18_t2_mem1', length=1, delay_cost=1)
	t18_t2_mem1 += alt(ADD_mem)
	S += (t18_t1*ADD[0])-1<t18_t2_mem1*ADD_mem[0]
	S += (t18_t1*ADD[1])-1<t18_t2_mem1*ADD_mem[1]
	S += (t18_t1*ADD[2])-1<t18_t2_mem1*ADD_mem[2]
	S += (t18_t1*ADD[3])-1<t18_t2_mem1*ADD_mem[3]
	S += t18_t2_mem1<=t18_t2

	t18_t5 = S.Task('t18_t5', length=1, delay_cost=1)
	t18_t5 += alt(ADD)

	t18_t5_mem0 = S.Task('t18_t5_mem0', length=1, delay_cost=1)
	t18_t5_mem0 += alt(MUL_mem)
	S += (t18_t3*MUL[0])-1<t18_t5_mem0*MUL_mem[0]
	S += t18_t5_mem0<=t18_t5

	t18_t5_mem1 = S.Task('t18_t5_mem1', length=1, delay_cost=1)
	t18_t5_mem1 += alt(MUL_mem)
	S += (t18_t3*MUL[0])-1<t18_t5_mem1*MUL_mem[0]
	S += t18_t5_mem1<=t18_t5

	t181 = S.Task('t181', length=1, delay_cost=1)
	t181 += alt(ADD)

	t181_mem0 = S.Task('t181_mem0', length=1, delay_cost=1)
	t181_mem0 += alt(MUL_mem)
	S += (t18_t3*MUL[0])-1<t181_mem0*MUL_mem[0]
	S += t181_mem0<=t181

	t181_mem1 = S.Task('t181_mem1', length=1, delay_cost=1)
	t181_mem1 += alt(MUL_mem)
	S += (t18_t3*MUL[0])-1<t181_mem1*MUL_mem[0]
	S += t181_mem1<=t181

	t21 = S.Task('t21', length=1, delay_cost=1)
	t21 += alt(ADD)

	t21_mem0 = S.Task('t21_mem0', length=1, delay_cost=1)
	t21_mem0 += alt(MUL_mem)
	S += (t2_t4*MUL[0])-1<t21_mem0*MUL_mem[0]
	S += t21_mem0<=t21

	t21_mem1 = S.Task('t21_mem1', length=1, delay_cost=1)
	t21_mem1 += alt(ADD_mem)
	S += (t2_t5*ADD[0])-1<t21_mem1*ADD_mem[0]
	S += (t2_t5*ADD[1])-1<t21_mem1*ADD_mem[1]
	S += (t2_t5*ADD[2])-1<t21_mem1*ADD_mem[2]
	S += (t2_t5*ADD[3])-1<t21_mem1*ADD_mem[3]
	S += t21_mem1<=t21

	t30 = S.Task('t30', length=1, delay_cost=1)
	t30 += alt(ADD)

	t30_mem0 = S.Task('t30_mem0', length=1, delay_cost=1)
	t30_mem0 += alt(ADD_mem)
	S += (t20*ADD[0])-1<t30_mem0*ADD_mem[0]
	S += (t20*ADD[1])-1<t30_mem0*ADD_mem[1]
	S += (t20*ADD[2])-1<t30_mem0*ADD_mem[2]
	S += (t20*ADD[3])-1<t30_mem0*ADD_mem[3]
	S += t30_mem0<=t30

	t30_mem1 = S.Task('t30_mem1', length=1, delay_cost=1)
	t30_mem1 += alt(ADD_mem)
	S += (t20*ADD[0])-1<t30_mem1*ADD_mem[0]
	S += (t20*ADD[1])-1<t30_mem1*ADD_mem[1]
	S += (t20*ADD[2])-1<t30_mem1*ADD_mem[2]
	S += (t20*ADD[3])-1<t30_mem1*ADD_mem[3]
	S += t30_mem1<=t30

	t12_t4_in = S.Task('t12_t4_in', length=1, delay_cost=1)
	t12_t4_in += alt(MUL_in)
	t12_t4 = S.Task('t12_t4', length=7, delay_cost=1)
	t12_t4 += alt(MUL)
	S += t12_t4>=t12_t4_in

	t12_t4_mem0 = S.Task('t12_t4_mem0', length=1, delay_cost=1)
	t12_t4_mem0 += alt(ADD_mem)
	S += (t12_t2*ADD[0])-1<t12_t4_mem0*ADD_mem[0]
	S += (t12_t2*ADD[1])-1<t12_t4_mem0*ADD_mem[1]
	S += (t12_t2*ADD[2])-1<t12_t4_mem0*ADD_mem[2]
	S += (t12_t2*ADD[3])-1<t12_t4_mem0*ADD_mem[3]
	S += t12_t4_mem0<=t12_t4

	t12_t4_mem1 = S.Task('t12_t4_mem1', length=1, delay_cost=1)
	t12_t4_mem1 += alt(ADD_mem)
	S += (t12_t3*ADD[0])-1<t12_t4_mem1*ADD_mem[0]
	S += (t12_t3*ADD[1])-1<t12_t4_mem1*ADD_mem[1]
	S += (t12_t3*ADD[2])-1<t12_t4_mem1*ADD_mem[2]
	S += (t12_t3*ADD[3])-1<t12_t4_mem1*ADD_mem[3]
	S += t12_t4_mem1<=t12_t4

	t120 = S.Task('t120', length=1, delay_cost=1)
	t120 += alt(ADD)

	t120_mem0 = S.Task('t120_mem0', length=1, delay_cost=1)
	t120_mem0 += alt(MUL_mem)
	S += (t12_t0*MUL[0])-1<t120_mem0*MUL_mem[0]
	S += t120_mem0<=t120

	t120_mem1 = S.Task('t120_mem1', length=1, delay_cost=1)
	t120_mem1 += alt(MUL_mem)
	S += (t12_t1*MUL[0])-1<t120_mem1*MUL_mem[0]
	S += t120_mem1<=t120

	t12_t5 = S.Task('t12_t5', length=1, delay_cost=1)
	t12_t5 += alt(ADD)

	t12_t5_mem0 = S.Task('t12_t5_mem0', length=1, delay_cost=1)
	t12_t5_mem0 += alt(MUL_mem)
	S += (t12_t0*MUL[0])-1<t12_t5_mem0*MUL_mem[0]
	S += t12_t5_mem0<=t12_t5

	t12_t5_mem1 = S.Task('t12_t5_mem1', length=1, delay_cost=1)
	t12_t5_mem1 += alt(MUL_mem)
	S += (t12_t1*MUL[0])-1<t12_t5_mem1*MUL_mem[0]
	S += t12_t5_mem1<=t12_t5

	t180 = S.Task('t180', length=1, delay_cost=1)
	t180 += alt(ADD)

	t180_mem0 = S.Task('t180_mem0', length=1, delay_cost=1)
	t180_mem0 += alt(MUL_mem)
	S += (t18_t2*MUL[0])-1<t180_mem0*MUL_mem[0]
	S += t180_mem0<=t180

	t180_mem1 = S.Task('t180_mem1', length=1, delay_cost=1)
	t180_mem1 += alt(ADD_mem)
	S += (t18_t5*ADD[0])-1<t180_mem1*ADD_mem[0]
	S += (t18_t5*ADD[1])-1<t180_mem1*ADD_mem[1]
	S += (t18_t5*ADD[2])-1<t180_mem1*ADD_mem[2]
	S += (t18_t5*ADD[3])-1<t180_mem1*ADD_mem[3]
	S += t180_mem1<=t180

	t31 = S.Task('t31', length=1, delay_cost=1)
	t31 += alt(ADD)

	t31_mem0 = S.Task('t31_mem0', length=1, delay_cost=1)
	t31_mem0 += alt(ADD_mem)
	S += (t21*ADD[0])-1<t31_mem0*ADD_mem[0]
	S += (t21*ADD[1])-1<t31_mem0*ADD_mem[1]
	S += (t21*ADD[2])-1<t31_mem0*ADD_mem[2]
	S += (t21*ADD[3])-1<t31_mem0*ADD_mem[3]
	S += t31_mem0<=t31

	t31_mem1 = S.Task('t31_mem1', length=1, delay_cost=1)
	t31_mem1 += alt(ADD_mem)
	S += (t21*ADD[0])-1<t31_mem1*ADD_mem[0]
	S += (t21*ADD[1])-1<t31_mem1*ADD_mem[1]
	S += (t21*ADD[2])-1<t31_mem1*ADD_mem[2]
	S += (t21*ADD[3])-1<t31_mem1*ADD_mem[3]
	S += t31_mem1<=t31

	t40 = S.Task('t40', length=1, delay_cost=1)
	t40 += alt(ADD)

	t40_mem0 = S.Task('t40_mem0', length=1, delay_cost=1)
	t40_mem0 += alt(ADD_mem)
	S += (t30*ADD[0])-1<t40_mem0*ADD_mem[0]
	S += (t30*ADD[1])-1<t40_mem0*ADD_mem[1]
	S += (t30*ADD[2])-1<t40_mem0*ADD_mem[2]
	S += (t30*ADD[3])-1<t40_mem0*ADD_mem[3]
	S += t40_mem0<=t40

	t40_mem1 = S.Task('t40_mem1', length=1, delay_cost=1)
	t40_mem1 += alt(ADD_mem)
	S += (t20*ADD[0])-1<t40_mem1*ADD_mem[0]
	S += (t20*ADD[1])-1<t40_mem1*ADD_mem[1]
	S += (t20*ADD[2])-1<t40_mem1*ADD_mem[2]
	S += (t20*ADD[3])-1<t40_mem1*ADD_mem[3]
	S += t40_mem1<=t40

	t121 = S.Task('t121', length=1, delay_cost=1)
	t121 += alt(ADD)

	t121_mem0 = S.Task('t121_mem0', length=1, delay_cost=1)
	t121_mem0 += alt(MUL_mem)
	S += (t12_t4*MUL[0])-1<t121_mem0*MUL_mem[0]
	S += t121_mem0<=t121

	t121_mem1 = S.Task('t121_mem1', length=1, delay_cost=1)
	t121_mem1 += alt(ADD_mem)
	S += (t12_t5*ADD[0])-1<t121_mem1*ADD_mem[0]
	S += (t12_t5*ADD[1])-1<t121_mem1*ADD_mem[1]
	S += (t12_t5*ADD[2])-1<t121_mem1*ADD_mem[2]
	S += (t12_t5*ADD[3])-1<t121_mem1*ADD_mem[3]
	S += t121_mem1<=t121

	t130 = S.Task('t130', length=1, delay_cost=1)
	t130 += alt(ADD)

	t130_mem0 = S.Task('t130_mem0', length=1, delay_cost=1)
	t130_mem0 += alt(ADD_mem)
	S += (t120*ADD[0])-1<t130_mem0*ADD_mem[0]
	S += (t120*ADD[1])-1<t130_mem0*ADD_mem[1]
	S += (t120*ADD[2])-1<t130_mem0*ADD_mem[2]
	S += (t120*ADD[3])-1<t130_mem0*ADD_mem[3]
	S += t130_mem0<=t130

	t130_mem1 = S.Task('t130_mem1', length=1, delay_cost=1)
	t130_mem1 += alt(ADD_mem)
	S += (t120*ADD[0])-1<t130_mem1*ADD_mem[0]
	S += (t120*ADD[1])-1<t130_mem1*ADD_mem[1]
	S += (t120*ADD[2])-1<t130_mem1*ADD_mem[2]
	S += (t120*ADD[3])-1<t130_mem1*ADD_mem[3]
	S += t130_mem1<=t130

	t41 = S.Task('t41', length=1, delay_cost=1)
	t41 += alt(ADD)

	t41_mem0 = S.Task('t41_mem0', length=1, delay_cost=1)
	t41_mem0 += alt(ADD_mem)
	S += (t31*ADD[0])-1<t41_mem0*ADD_mem[0]
	S += (t31*ADD[1])-1<t41_mem0*ADD_mem[1]
	S += (t31*ADD[2])-1<t41_mem0*ADD_mem[2]
	S += (t31*ADD[3])-1<t41_mem0*ADD_mem[3]
	S += t41_mem0<=t41

	t41_mem1 = S.Task('t41_mem1', length=1, delay_cost=1)
	t41_mem1 += alt(ADD_mem)
	S += (t21*ADD[0])-1<t41_mem1*ADD_mem[0]
	S += (t21*ADD[1])-1<t41_mem1*ADD_mem[1]
	S += (t21*ADD[2])-1<t41_mem1*ADD_mem[2]
	S += (t21*ADD[3])-1<t41_mem1*ADD_mem[3]
	S += t41_mem1<=t41

	t131 = S.Task('t131', length=1, delay_cost=1)
	t131 += alt(ADD)

	t131_mem0 = S.Task('t131_mem0', length=1, delay_cost=1)
	t131_mem0 += alt(ADD_mem)
	S += (t121*ADD[0])-1<t131_mem0*ADD_mem[0]
	S += (t121*ADD[1])-1<t131_mem0*ADD_mem[1]
	S += (t121*ADD[2])-1<t131_mem0*ADD_mem[2]
	S += (t121*ADD[3])-1<t131_mem0*ADD_mem[3]
	S += t131_mem0<=t131

	t131_mem1 = S.Task('t131_mem1', length=1, delay_cost=1)
	t131_mem1 += alt(ADD_mem)
	S += (t121*ADD[0])-1<t131_mem1*ADD_mem[0]
	S += (t121*ADD[1])-1<t131_mem1*ADD_mem[1]
	S += (t121*ADD[2])-1<t131_mem1*ADD_mem[2]
	S += (t121*ADD[3])-1<t131_mem1*ADD_mem[3]
	S += t131_mem1<=t131

	c000 = S.Task('c000', length=1, delay_cost=1)
	c000 += alt(ADD)

	c000_mem0 = S.Task('c000_mem0', length=1, delay_cost=1)
	c000_mem0 += alt(ADD_mem)
	S += (t00*ADD[0])-1<c000_mem0*ADD_mem[0]
	S += (t00*ADD[1])-1<c000_mem0*ADD_mem[1]
	S += (t00*ADD[2])-1<c000_mem0*ADD_mem[2]
	S += (t00*ADD[3])-1<c000_mem0*ADD_mem[3]
	S += c000_mem0<=c000

	c000_mem1 = S.Task('c000_mem1', length=1, delay_cost=1)
	c000_mem1 += alt(ADD_mem)
	S += (t40*ADD[0])-1<c000_mem1*ADD_mem[0]
	S += (t40*ADD[1])-1<c000_mem1*ADD_mem[1]
	S += (t40*ADD[2])-1<c000_mem1*ADD_mem[2]
	S += (t40*ADD[3])-1<c000_mem1*ADD_mem[3]
	S += c000_mem1<=c000

	t140 = S.Task('t140', length=1, delay_cost=1)
	t140 += alt(ADD)

	t140_mem0 = S.Task('t140_mem0', length=1, delay_cost=1)
	t140_mem0 += alt(ADD_mem)
	S += (t40*ADD[0])-1<t140_mem0*ADD_mem[0]
	S += (t40*ADD[1])-1<t140_mem0*ADD_mem[1]
	S += (t40*ADD[2])-1<t140_mem0*ADD_mem[2]
	S += (t40*ADD[3])-1<t140_mem0*ADD_mem[3]
	S += t140_mem0<=t140

	t140_mem1 = S.Task('t140_mem1', length=1, delay_cost=1)
	t140_mem1 += alt(ADD_mem)
	S += (t40*ADD[0])-1<t140_mem1*ADD_mem[0]
	S += (t40*ADD[1])-1<t140_mem1*ADD_mem[1]
	S += (t40*ADD[2])-1<t140_mem1*ADD_mem[2]
	S += (t40*ADD[3])-1<t140_mem1*ADD_mem[3]
	S += t140_mem1<=t140

	c001 = S.Task('c001', length=1, delay_cost=1)
	c001 += alt(ADD)

	c001_mem0 = S.Task('c001_mem0', length=1, delay_cost=1)
	c001_mem0 += alt(ADD_mem)
	S += (t01*ADD[0])-1<c001_mem0*ADD_mem[0]
	S += (t01*ADD[1])-1<c001_mem0*ADD_mem[1]
	S += (t01*ADD[2])-1<c001_mem0*ADD_mem[2]
	S += (t01*ADD[3])-1<c001_mem0*ADD_mem[3]
	S += c001_mem0<=c001

	c001_mem1 = S.Task('c001_mem1', length=1, delay_cost=1)
	c001_mem1 += alt(ADD_mem)
	S += (t41*ADD[0])-1<c001_mem1*ADD_mem[0]
	S += (t41*ADD[1])-1<c001_mem1*ADD_mem[1]
	S += (t41*ADD[2])-1<c001_mem1*ADD_mem[2]
	S += (t41*ADD[3])-1<c001_mem1*ADD_mem[3]
	S += c001_mem1<=c001

	t141 = S.Task('t141', length=1, delay_cost=1)
	t141 += alt(ADD)

	t141_mem0 = S.Task('t141_mem0', length=1, delay_cost=1)
	t141_mem0 += alt(ADD_mem)
	S += (t41*ADD[0])-1<t141_mem0*ADD_mem[0]
	S += (t41*ADD[1])-1<t141_mem0*ADD_mem[1]
	S += (t41*ADD[2])-1<t141_mem0*ADD_mem[2]
	S += (t41*ADD[3])-1<t141_mem0*ADD_mem[3]
	S += t141_mem0<=t141

	t141_mem1 = S.Task('t141_mem1', length=1, delay_cost=1)
	t141_mem1 += alt(ADD_mem)
	S += (t41*ADD[0])-1<t141_mem1*ADD_mem[0]
	S += (t41*ADD[1])-1<t141_mem1*ADD_mem[1]
	S += (t41*ADD[2])-1<t141_mem1*ADD_mem[2]
	S += (t41*ADD[3])-1<t141_mem1*ADD_mem[3]
	S += t141_mem1<=t141

	t150 = S.Task('t150', length=1, delay_cost=1)
	t150 += alt(ADD)

	t150_mem0 = S.Task('t150_mem0', length=1, delay_cost=1)
	t150_mem0 += alt(ADD_mem)
	S += (c000*ADD[0])-1<t150_mem0*ADD_mem[0]
	S += (c000*ADD[1])-1<t150_mem0*ADD_mem[1]
	S += (c000*ADD[2])-1<t150_mem0*ADD_mem[2]
	S += (c000*ADD[3])-1<t150_mem0*ADD_mem[3]
	S += t150_mem0<=t150

	t150_mem1 = S.Task('t150_mem1', length=1, delay_cost=1)
	t150_mem1 += alt(ADD_mem)
	S += (t140*ADD[0])-1<t150_mem1*ADD_mem[0]
	S += (t140*ADD[1])-1<t150_mem1*ADD_mem[1]
	S += (t140*ADD[2])-1<t150_mem1*ADD_mem[2]
	S += (t140*ADD[3])-1<t150_mem1*ADD_mem[3]
	S += t150_mem1<=t150

	t160 = S.Task('t160', length=1, delay_cost=1)
	t160 += alt(ADD)

	t160_mem0 = S.Task('t160_mem0', length=1, delay_cost=1)
	t160_mem0 += alt(ADD_mem)
	S += (t00*ADD[0])-1<t160_mem0*ADD_mem[0]
	S += (t00*ADD[1])-1<t160_mem0*ADD_mem[1]
	S += (t00*ADD[2])-1<t160_mem0*ADD_mem[2]
	S += (t00*ADD[3])-1<t160_mem0*ADD_mem[3]
	S += t160_mem0<=t160

	t160_mem1 = S.Task('t160_mem1', length=1, delay_cost=1)
	t160_mem1 += alt(ADD_mem)
	S += (c000*ADD[0])-1<t160_mem1*ADD_mem[0]
	S += (c000*ADD[1])-1<t160_mem1*ADD_mem[1]
	S += (c000*ADD[2])-1<t160_mem1*ADD_mem[2]
	S += (c000*ADD[3])-1<t160_mem1*ADD_mem[3]
	S += t160_mem1<=t160

	b30 = S.Task('b30', length=1, delay_cost=1)
	b30 += alt(ADD)

	b30_mem0 = S.Task('b30_mem0', length=1, delay_cost=1)
	b30_mem0 += alt(ADD_mem)
	S += (t140*ADD[0])-1<b30_mem0*ADD_mem[0]
	S += (t140*ADD[1])-1<b30_mem0*ADD_mem[1]
	S += (t140*ADD[2])-1<b30_mem0*ADD_mem[2]
	S += (t140*ADD[3])-1<b30_mem0*ADD_mem[3]
	S += b30_mem0<=b30

	b30_mem1 = S.Task('b30_mem1', length=1, delay_cost=1)
	b30_mem1 += alt(ADD_mem)
	S += (t40*ADD[0])-1<b30_mem1*ADD_mem[0]
	S += (t40*ADD[1])-1<b30_mem1*ADD_mem[1]
	S += (t40*ADD[2])-1<b30_mem1*ADD_mem[2]
	S += (t40*ADD[3])-1<b30_mem1*ADD_mem[3]
	S += b30_mem1<=b30

	t151 = S.Task('t151', length=1, delay_cost=1)
	t151 += alt(ADD)

	t151_mem0 = S.Task('t151_mem0', length=1, delay_cost=1)
	t151_mem0 += alt(ADD_mem)
	S += (c001*ADD[0])-1<t151_mem0*ADD_mem[0]
	S += (c001*ADD[1])-1<t151_mem0*ADD_mem[1]
	S += (c001*ADD[2])-1<t151_mem0*ADD_mem[2]
	S += (c001*ADD[3])-1<t151_mem0*ADD_mem[3]
	S += t151_mem0<=t151

	t151_mem1 = S.Task('t151_mem1', length=1, delay_cost=1)
	t151_mem1 += alt(ADD_mem)
	S += (t141*ADD[0])-1<t151_mem1*ADD_mem[0]
	S += (t141*ADD[1])-1<t151_mem1*ADD_mem[1]
	S += (t141*ADD[2])-1<t151_mem1*ADD_mem[2]
	S += (t141*ADD[3])-1<t151_mem1*ADD_mem[3]
	S += t151_mem1<=t151

	new_TX_t0_in = S.Task('new_TX_t0_in', length=1, delay_cost=1)
	new_TX_t0_in += alt(MUL_in)
	new_TX_t0 = S.Task('new_TX_t0', length=7, delay_cost=1)
	new_TX_t0 += alt(MUL)
	S += new_TX_t0>=new_TX_t0_in

	new_TX_t0_mem0 = S.Task('new_TX_t0_mem0', length=1, delay_cost=1)
	new_TX_t0_mem0 += alt(ADD_mem)
	S += (t150*ADD[0])-1<new_TX_t0_mem0*ADD_mem[0]
	S += (t150*ADD[1])-1<new_TX_t0_mem0*ADD_mem[1]
	S += (t150*ADD[2])-1<new_TX_t0_mem0*ADD_mem[2]
	S += (t150*ADD[3])-1<new_TX_t0_mem0*ADD_mem[3]
	S += new_TX_t0_mem0<=new_TX_t0

	new_TX_t0_mem1 = S.Task('new_TX_t0_mem1', length=1, delay_cost=1)
	new_TX_t0_mem1 += alt(ADD_mem)
	S += (t60*ADD[0])-1<new_TX_t0_mem1*ADD_mem[0]
	S += (t60*ADD[1])-1<new_TX_t0_mem1*ADD_mem[1]
	S += (t60*ADD[2])-1<new_TX_t0_mem1*ADD_mem[2]
	S += (t60*ADD[3])-1<new_TX_t0_mem1*ADD_mem[3]
	S += new_TX_t0_mem1<=new_TX_t0

	t161 = S.Task('t161', length=1, delay_cost=1)
	t161 += alt(ADD)

	t161_mem0 = S.Task('t161_mem0', length=1, delay_cost=1)
	t161_mem0 += alt(ADD_mem)
	S += (t01*ADD[0])-1<t161_mem0*ADD_mem[0]
	S += (t01*ADD[1])-1<t161_mem0*ADD_mem[1]
	S += (t01*ADD[2])-1<t161_mem0*ADD_mem[2]
	S += (t01*ADD[3])-1<t161_mem0*ADD_mem[3]
	S += t161_mem0<=t161

	t161_mem1 = S.Task('t161_mem1', length=1, delay_cost=1)
	t161_mem1 += alt(ADD_mem)
	S += (c001*ADD[0])-1<t161_mem1*ADD_mem[0]
	S += (c001*ADD[1])-1<t161_mem1*ADD_mem[1]
	S += (c001*ADD[2])-1<t161_mem1*ADD_mem[2]
	S += (c001*ADD[3])-1<t161_mem1*ADD_mem[3]
	S += t161_mem1<=t161

	b31 = S.Task('b31', length=1, delay_cost=1)
	b31 += alt(ADD)

	b31_mem0 = S.Task('b31_mem0', length=1, delay_cost=1)
	b31_mem0 += alt(ADD_mem)
	S += (t141*ADD[0])-1<b31_mem0*ADD_mem[0]
	S += (t141*ADD[1])-1<b31_mem0*ADD_mem[1]
	S += (t141*ADD[2])-1<b31_mem0*ADD_mem[2]
	S += (t141*ADD[3])-1<b31_mem0*ADD_mem[3]
	S += b31_mem0<=b31

	b31_mem1 = S.Task('b31_mem1', length=1, delay_cost=1)
	b31_mem1 += alt(ADD_mem)
	S += (t41*ADD[0])-1<b31_mem1*ADD_mem[0]
	S += (t41*ADD[1])-1<b31_mem1*ADD_mem[1]
	S += (t41*ADD[2])-1<b31_mem1*ADD_mem[2]
	S += (t41*ADD[3])-1<b31_mem1*ADD_mem[3]
	S += b31_mem1<=b31

	t17_t0_in = S.Task('t17_t0_in', length=1, delay_cost=1)
	t17_t0_in += alt(MUL_in)
	t17_t0 = S.Task('t17_t0', length=7, delay_cost=1)
	t17_t0 += alt(MUL)
	S += t17_t0>=t17_t0_in

	t17_t0_mem0 = S.Task('t17_t0_mem0', length=1, delay_cost=1)
	t17_t0_mem0 += alt(ADD_mem)
	S += (b30*ADD[0])-1<t17_t0_mem0*ADD_mem[0]
	S += (b30*ADD[1])-1<t17_t0_mem0*ADD_mem[1]
	S += (b30*ADD[2])-1<t17_t0_mem0*ADD_mem[2]
	S += (b30*ADD[3])-1<t17_t0_mem0*ADD_mem[3]
	S += t17_t0_mem0<=t17_t0

	t17_t0_mem1 = S.Task('t17_t0_mem1', length=1, delay_cost=1)
	t17_t0_mem1 += alt(ADD_mem)
	S += (t160*ADD[0])-1<t17_t0_mem1*ADD_mem[0]
	S += (t160*ADD[1])-1<t17_t0_mem1*ADD_mem[1]
	S += (t160*ADD[2])-1<t17_t0_mem1*ADD_mem[2]
	S += (t160*ADD[3])-1<t17_t0_mem1*ADD_mem[3]
	S += t17_t0_mem1<=t17_t0

	solvers.mip.solve(S,msg=1,kind='CPLEX',ratio_gap=1.01)

	solution = [['hoge']*len(S.solution()[1]) for i in range(len(S.solution()))]
	for i in range(len(S.solution())):
		for j in range(len(S.solution()[i])):
			solution[i][j]=str(S.solution()[i][j])
	print(solution)

	cycles = int(solution[-1][3])

	pic_file_name = "/home/mfukuda/pairing_automation_design/bls12-381/scheduling/PDBL_mul1_add4/PDBL_1.png"
	if(S.solution() != []):
		plotters.matplotlib.plot(S,img_filename=pic_file_name, vertical_text=True, fig_size=(cycles*0.25+3, 5), show_task_labels=False)

	return solution
